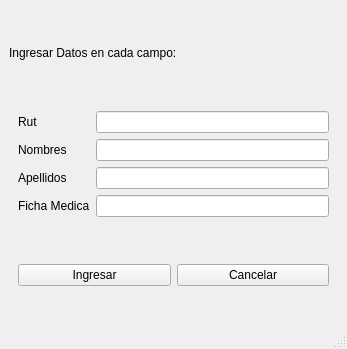
<?xml version="1.0" encoding="UTF-8"?>
<ui version="4.0">
 <class>Registro_Paciente_Window</class>
 <widget class="QMainWindow" name="Registro_Paciente_Window">
  <property name="geometry">
   <rect>
    <x>0</x>
    <y>0</y>
    <width>347</width>
    <height>349</height>
   </rect>
  </property>
  <property name="windowTitle">
   <string>Registrar Paciente</string>
  </property>
  <widget class="QWidget" name="centralwidget">
   <layout class="QVBoxLayout" name="verticalLayout">
    <item>
     <widget class="QLabel" name="lbl">
      <property name="text">
       <string>Ingresar Datos en cada campo:</string>
      </property>
     </widget>
    </item>
    <item>
     <widget class="QWidget" name="widget_2" native="true">
      <layout class="QGridLayout" name="gridLayout">
       <item row="0" column="0">
        <widget class="QLabel" name="lbl_1">
         <property name="text">
          <string>Rut      </string>
         </property>
        </widget>
       </item>
       <item row="2" column="1">
        <widget class="QLineEdit" name="ledit_apellidos"/>
       </item>
       <item row="0" column="1">
        <widget class="QLineEdit" name="ledit_rut"/>
       </item>
       <item row="1" column="1">
        <widget class="QLineEdit" name="ledit_nombres"/>
       </item>
       <item row="3" column="1">
        <widget class="QLineEdit" name="ledit_ficha_medica"/>
       </item>
       <item row="3" column="0">
        <widget class="QLabel" name="lbl_4">
         <property name="text">
          <string>Ficha Medica</string>
         </property>
        </widget>
       </item>
       <item row="2" column="0">
        <widget class="QLabel" name="lbl_3">
         <property name="text">
          <string>Apellidos</string>
         </property>
        </widget>
       </item>
       <item row="1" column="0">
        <widget class="QLabel" name="lbl_2">
         <property name="text">
          <string>Nombres</string>
         </property>
        </widget>
       </item>
      </layout>
     </widget>
    </item>
    <item>
     <widget class="QWidget" name="widget" native="true">
      <layout class="QHBoxLayout" name="horizontalLayout">
       <item>
        <widget class="QPushButton" name="btn_ingresar">
         <property name="text">
          <string>Ingresar</string>
         </property>
        </widget>
       </item>
       <item>
        <widget class="QPushButton" name="btn_cancelar">
         <property name="text">
          <string>Cancelar</string>
         </property>
        </widget>
       </item>
      </layout>
     </widget>
    </item>
   </layout>
  </widget>
  <widget class="QStatusBar" name="statusbar"/>
 </widget>
 <resources/>
 <connections/>
</ui>
